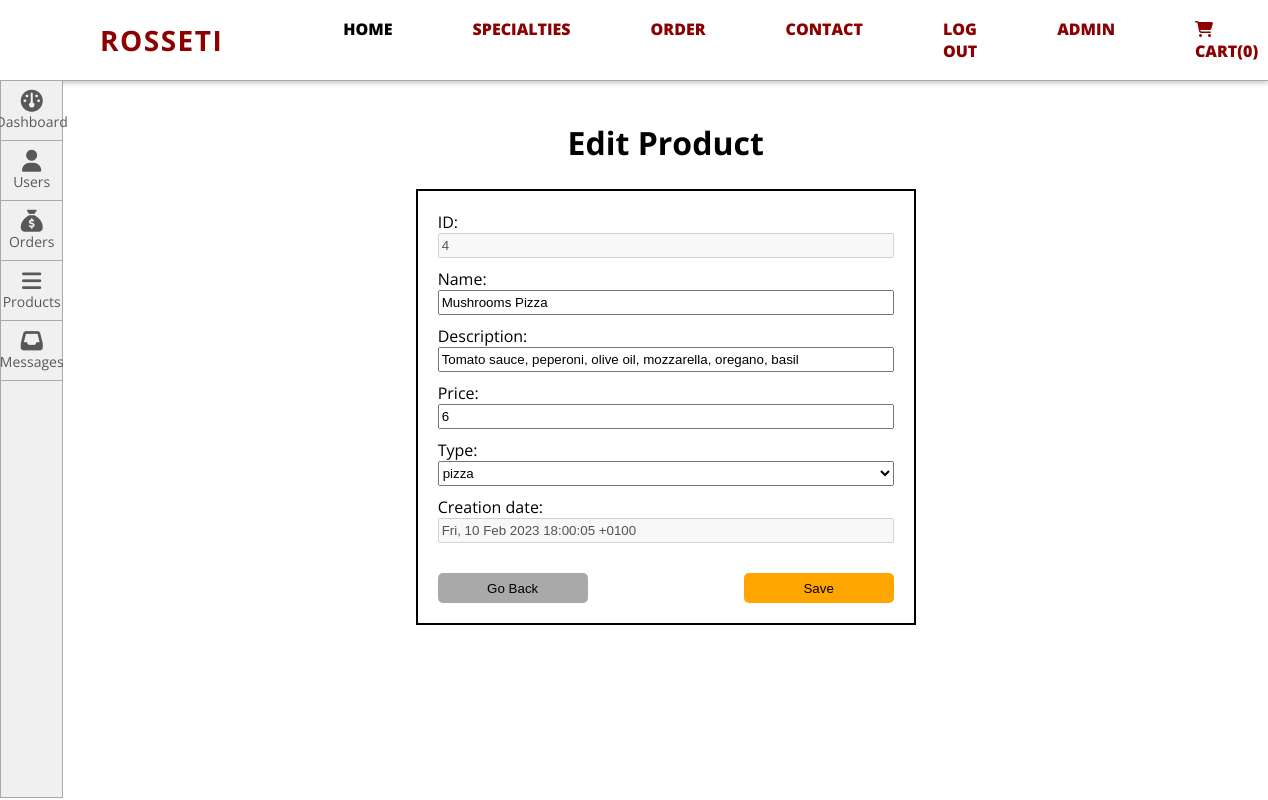
/admin.php?page=products&edit=4 (signed in), run on the app's committed database.
### tables this page shows
CREATE TABLE `products` (
  `id` int(11) NOT NULL,
  `name` varchar(30) NOT NULL,
  `description` varchar(150) NOT NULL,
  `type` varchar(10) NOT NULL,
  `price` int(100) NOT NULL,
  `image` varchar(150) NOT NULL,
  `creationdate` varchar(40) NOT NULL
);

### classes/dbCon.php (called while the page is built)
<?php
class dbCon{
private $con = null;
private $servername = "localhost";
private $db = "pizza";
private $username = "root";
private $password = "";
public function connectDB(){
	try{
		$this->con = new PDO("mysql:host=$this->servername;dbname=$this->db", $this->username, $this->password);
		$this->con->setAttribute(PDO::ATTR_ERRMODE, PDO::ERRMODE_EXCEPTION);
		$this->con->setAttribute(PDO::FETCH_BOUND, PDO::FETCH_BOTH);
	}
	catch(PDOException $e){
		die("Lidhja deshtoi: ".$e->getMessage());
	}
	return $this->con;
  }
}
?>

### classes/productModel.php (called while the page is built, shortened)
<?php
include_once ('dbCon.php');
class Product extends dbCon{
    private $id;
    private $name;
    private $description;
    private $type;
    private $price;
    private $creationdate;
    public function __construct($name='', $desc='', $type='', $price='', $image=''){
        $this->name = $name;
        $this->description = $desc;
        $this->type = $type;
        $this->price = $price;
        $this->dbCon=$this->connectDB();
    }
	public function getId(){
		return $this->id;
	}
    public function getName(){
		return $this->name;
	}
	public function getDescription(){
		return $this->description;
	}
	public function getType(){
		return $this->type;
	}
	public function getPrice(){
		return $this->price;
	}
	public function getCreationdate(){
		return $this->creationdate;
	}
    public function selectProduct($id){
        $sql = "SELECT * FROM products WHERE id=?";
		try{
			$stm = $this->dbCon->prepare($sql);
			$stm->execute([$id]);
			$result = $stm->fetchObject();
			$this->id = $result->id;
            $this->name = $result->name;
			$this->description = $result->description;
			$this->type = $result->type;
			$this->price = $result->price;
            $this->creationdate = $result->creationdate;
		}
		catch(PDOExecption $e){
			echo $e;
		}
    }
}
?>

### admin/products/edit.php (the view, shortened to what this page needs)
<?php
if(isset($_SESSION['username']) && $_SESSION['role'] == "admin"){
	$id = $product->getId();
	$name = $product->getName();
	$description = $product->getDescription();
	$price = $product->getPrice();
	$creationdate = $product->getCreationdate();
	$type = $product->getType();
?>
<h1>Edit Product</h1>
   <form method="post" id="editform">
   <label>ID: </label><input class="formI" type="number" value="<?php echo $id ?>" name="id" disabled/>
   <label>Name: </label><input class="formI" type="text" value="<?php echo $name?>" name="name"/>
   <label>Description: </label><input class="formI" type="text" value="<?php echo $description?>" name="description"/>
   <label>Price: </label><input class="formI" type="number" value="<?php echo $price?>" name="price"/>
   <label>Type: </label>
   <select class="formI" name="type">
     <option hidden value="<?=$type?>" selected><?=$type?></option>
   </select>
   <label>Creation date: </label><input class="formI" type="text" value="<?php echo $creationdate?>" disabled/>
   <div id="formbuttons">
   <a href="?page=products"><input class="formB" type="button" value="Go Back"></a>
   <input class="formB" type="submit" name="saveproduct" value="Save">
   </div>
   </form>
<?php
}
?>

### css/style.css (style rules this page uses)
* { margin: 0; }

### css/adminp.css (style rules this page uses)
* { box-sizing: border-box; }
a { text-decoration: none; }
#editform { border: 2px solid black; padding: 20px; margin-top: 25px; width: 500px; }
.formI { margin-bottom: 10px; height: 25px; width: 100%; }
#formbuttons { margin-top: 20px; display: flex; justify-content: space-between; }
.formB { cursor: pointer; background-color: orange; border: 0; border-radius: 5px; height: 30px; width: 150px; }
.formB:first-child { background-color: #A9A9A9; }

### data on the page
products: id "4", name "Mushrooms Pizza", description "Tomato sauce, peperoni, olive oil, mozzarella, oregano, basil", price "6", type "pizza", creationdate "Fri, 10 Feb 2023 18:00:05 +0100"

### other printed values
$cartCount "0"
